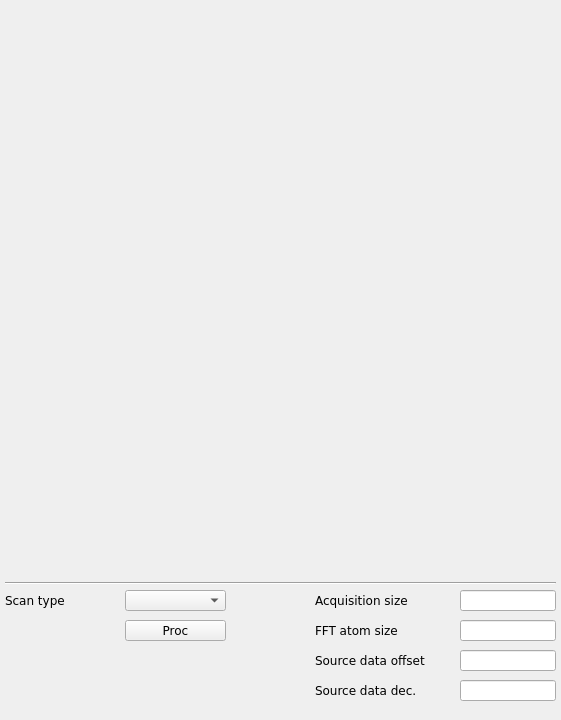
<?xml version="1.0" encoding="UTF-8"?>
<ui version="4.0">
 <class>mainWindow</class>
 <widget class="QMainWindow" name="mainWindow">
  <property name="geometry">
   <rect>
    <x>0</x>
    <y>0</y>
    <width>561</width>
    <height>720</height>
   </rect>
  </property>
  <property name="windowTitle">
   <string>FFT</string>
  </property>
  <property name="Title" stdset="0">
   <string>$(BPM)</string>
  </property>
  <widget class="QWidget" name="centralwidget">
   <widget class="Line" name="line">
    <property name="geometry">
     <rect>
      <x>5</x>
      <y>575</y>
      <width>551</width>
      <height>16</height>
     </rect>
    </property>
    <property name="orientation">
     <enum>Qt::Horizontal</enum>
    </property>
   </widget>
   <widget class="QLabel" name="label_19">
    <property name="geometry">
     <rect>
      <x>315</x>
      <y>590</y>
      <width>116</width>
      <height>20</height>
     </rect>
    </property>
    <property name="font">
     <font>
      <family>DejaVu Sans</family>
      <pointsize>9</pointsize>
     </font>
    </property>
    <property name="text">
     <string>Acquisition size</string>
    </property>
   </widget>
   <widget class="caTextEntry" name="adc_ngrp">
    <property name="geometry">
     <rect>
      <x>460</x>
      <y>590</y>
      <width>96</width>
      <height>21</height>
     </rect>
    </property>
    <property name="font">
     <font>
      <family>DejaVu Sans</family>
      <pointsize>10</pointsize>
     </font>
    </property>
    <property name="alignment">
     <set>Qt::AlignRight|Qt::AlignTrailing|Qt::AlignVCenter</set>
    </property>
    <property name="channel" stdset="0">
     <string notr="true">$(BPM):fft_peak.NGRP</string>
    </property>
    <property name="maxValue">
     <double>10000.000000000000000</double>
    </property>
    <property name="minValue">
     <double>10.000000000000000</double>
    </property>
   </widget>
   <widget class="caMenu" name="adc_scan">
    <property name="geometry">
     <rect>
      <x>125</x>
      <y>590</y>
      <width>101</width>
      <height>21</height>
     </rect>
    </property>
    <property name="font">
     <font>
      <family>DejaVu Sans</family>
      <pointsize>9</pointsize>
     </font>
    </property>
    <property name="styleSheet">
     <string notr="true"/>
    </property>
    <property name="channel" stdset="0">
     <string notr="true">$(BPM):fft_peak.SCAN</string>
    </property>
   </widget>
   <widget class="caMessageButton" name="camessagebutton">
    <property name="geometry">
     <rect>
      <x>125</x>
      <y>620</y>
      <width>101</width>
      <height>21</height>
     </rect>
    </property>
    <property name="font">
     <font>
      <family>DejaVu Sans</family>
      <pointsize>9</pointsize>
     </font>
    </property>
    <property name="text">
     <string>Proc</string>
    </property>
    <property name="flat">
     <bool>false</bool>
    </property>
    <property name="channel" stdset="0">
     <string notr="true">$(BPM):fft_peak.PROC</string>
    </property>
    <property name="background">
     <color>
      <red>254</red>
      <green>217</green>
      <blue>188</blue>
     </color>
    </property>
    <property name="pressMessage">
     <string notr="true">1</string>
    </property>
   </widget>
   <widget class="QLabel" name="label_21">
    <property name="geometry">
     <rect>
      <x>5</x>
      <y>590</y>
      <width>101</width>
      <height>20</height>
     </rect>
    </property>
    <property name="font">
     <font>
      <family>DejaVu Sans</family>
      <pointsize>9</pointsize>
     </font>
    </property>
    <property name="styleSheet">
     <string notr="true">color: rgb(0, 0, 0);</string>
    </property>
    <property name="text">
     <string>Scan type</string>
    </property>
   </widget>
   <widget class="QLabel" name="label_22">
    <property name="geometry">
     <rect>
      <x>315</x>
      <y>650</y>
      <width>121</width>
      <height>20</height>
     </rect>
    </property>
    <property name="font">
     <font>
      <family>DejaVu Sans</family>
      <pointsize>9</pointsize>
     </font>
    </property>
    <property name="text">
     <string>Source data offset</string>
    </property>
   </widget>
   <widget class="caTextEntry" name="tbtddcsynth_offs">
    <property name="geometry">
     <rect>
      <x>460</x>
      <y>650</y>
      <width>96</width>
      <height>21</height>
     </rect>
    </property>
    <property name="font">
     <font>
      <family>DejaVu Sans</family>
      <pointsize>10</pointsize>
     </font>
    </property>
    <property name="alignment">
     <set>Qt::AlignRight|Qt::AlignTrailing|Qt::AlignVCenter</set>
    </property>
    <property name="channel" stdset="0">
     <string notr="true">$(BPM):fft_peak.OFFS</string>
    </property>
    <property name="fontScaleMode">
     <enum>caLineEdit::WidthAndHeight</enum>
    </property>
   </widget>
   <widget class="caTextEntry" name="tbtddcsynth_offs_2">
    <property name="geometry">
     <rect>
      <x>460</x>
      <y>680</y>
      <width>96</width>
      <height>21</height>
     </rect>
    </property>
    <property name="font">
     <font>
      <family>DejaVu Sans</family>
      <pointsize>10</pointsize>
     </font>
    </property>
    <property name="alignment">
     <set>Qt::AlignRight|Qt::AlignTrailing|Qt::AlignVCenter</set>
    </property>
    <property name="channel" stdset="0">
     <string notr="true">$(BPM):fft_peak:request_qualifiers:decimation</string>
    </property>
    <property name="fontScaleMode">
     <enum>caLineEdit::WidthAndHeight</enum>
    </property>
   </widget>
   <widget class="caTextEntry" name="tbtddcsynth_offs_3">
    <property name="geometry">
     <rect>
      <x>460</x>
      <y>620</y>
      <width>96</width>
      <height>21</height>
     </rect>
    </property>
    <property name="font">
     <font>
      <family>DejaVu Sans</family>
      <pointsize>10</pointsize>
     </font>
    </property>
    <property name="alignment">
     <set>Qt::AlignRight|Qt::AlignTrailing|Qt::AlignVCenter</set>
    </property>
    <property name="channel" stdset="0">
     <string notr="true">$(BPM):fft_peak:request_qualifiers:window</string>
    </property>
    <property name="fontScaleMode">
     <enum>caLineEdit::WidthAndHeight</enum>
    </property>
   </widget>
   <widget class="QLabel" name="label_20">
    <property name="geometry">
     <rect>
      <x>315</x>
      <y>680</y>
      <width>131</width>
      <height>20</height>
     </rect>
    </property>
    <property name="font">
     <font>
      <family>DejaVu Sans</family>
      <pointsize>9</pointsize>
     </font>
    </property>
    <property name="text">
     <string>Source data dec.</string>
    </property>
   </widget>
   <widget class="QLabel" name="label_23">
    <property name="geometry">
     <rect>
      <x>315</x>
      <y>620</y>
      <width>121</width>
      <height>20</height>
     </rect>
    </property>
    <property name="font">
     <font>
      <family>DejaVu Sans</family>
      <pointsize>9</pointsize>
     </font>
    </property>
    <property name="text">
     <string>FFT atom size</string>
    </property>
   </widget>
   <widget class="caCartesianPlot" name="scatter">
    <property name="geometry">
     <rect>
      <x>5</x>
      <y>10</y>
      <width>546</width>
      <height>561</height>
     </rect>
    </property>
    <property name="sizePolicy">
     <sizepolicy hsizetype="MinimumExpanding" vsizetype="MinimumExpanding">
      <horstretch>0</horstretch>
      <verstretch>2</verstretch>
     </sizepolicy>
    </property>
    <property name="font">
     <font>
      <family>Sans</family>
      <pointsize>8</pointsize>
     </font>
    </property>
    <property name="styleSheet">
     <string notr="true">background-color: rgb();</string>
    </property>
    <property name="Title" stdset="0">
     <string notr="true">FFT peaks</string>
    </property>
    <property name="TitleX">
     <string notr="true">X </string>
    </property>
    <property name="TitleY">
     <string notr="true">Y</string>
    </property>
    <property name="channels_1" stdset="0">
     <string notr="true">$(BPM):fft_peak.X;$(BPM):fft_peak.Y</string>
    </property>
    <property name="Style_1">
     <enum>caCartesianPlot::NoCurve</enum>
    </property>
    <property name="symbol_1">
     <enum>caCartesianPlot::Diamond</enum>
    </property>
    <property name="color_1">
     <color>
      <red>255</red>
      <green>0</green>
      <blue>0</blue>
     </color>
    </property>
    <property name="channels_2" stdset="0">
     <string notr="true"/>
    </property>
    <property name="symbol_2">
     <enum>caCartesianPlot::Star2</enum>
    </property>
    <property name="color_2">
     <color>
      <red>0</red>
      <green>255</green>
      <blue>0</blue>
     </color>
    </property>
    <property name="channels_3" stdset="0">
     <string notr="true"/>
    </property>
    <property name="symbol_3">
     <enum>caCartesianPlot::Star1</enum>
    </property>
    <property name="color_3">
     <color>
      <red>85</red>
      <green>0</green>
      <blue>255</blue>
     </color>
    </property>
    <property name="channels_4" stdset="0">
     <string notr="true"/>
    </property>
    <property name="symbol_4">
     <enum>caCartesianPlot::Star2</enum>
    </property>
    <property name="color_4">
     <color>
      <red>122</red>
      <green>12</green>
      <blue>114</blue>
     </color>
    </property>
    <property name="plotMode">
     <enum>caCartesianPlot::PlotLastNPoints</enum>
    </property>
    <property name="countNumOrChannel" stdset="0">
     <string notr="true">100</string>
    </property>
    <property name="triggerChannel" stdset="0">
     <string notr="true"/>
    </property>
    <property name="eraseMode">
     <enum>caCartesianPlot::ifnotzero</enum>
    </property>
    <property name="foreground">
     <color alpha="0">
      <red>255</red>
      <green>255</green>
      <blue>255</blue>
     </color>
    </property>
    <property name="background">
     <color>
      <red>255</red>
      <green>255</green>
      <blue>255</blue>
     </color>
    </property>
    <property name="scaleColor">
     <color>
      <red>0</red>
      <green>0</green>
      <blue>0</blue>
     </color>
    </property>
    <property name="grid">
     <bool>true</bool>
    </property>
    <property name="gridColor">
     <color>
      <red>0</red>
      <green>0</green>
      <blue>0</blue>
     </color>
    </property>
    <property name="XaxisScaling" stdset="0">
     <enum>caCartesianPlot::Auto</enum>
    </property>
    <property name="YaxisScaling" stdset="0">
     <enum>caCartesianPlot::Auto</enum>
    </property>
    <property name="XaxisLimits">
     <string>-10000000;-10000000</string>
    </property>
    <property name="YaxisLimits">
     <string>-10000000;-10000000</string>
    </property>
   </widget>
  </widget>
 </widget>
 <customwidgets>
  <customwidget>
   <class>QwtPlot</class>
   <extends>QFrame</extends>
   <header>qwt_plot.h</header>
  </customwidget>
  <customwidget>
   <class>caMenu</class>
   <extends>QComboBox</extends>
   <header>caMenu</header>
  </customwidget>
  <customwidget>
   <class>caTextEntry</class>
   <extends>caLineEdit</extends>
   <header>caTextEntry</header>
  </customwidget>
  <customwidget>
   <class>caMessageButton</class>
   <extends>QPushButton</extends>
   <header>caMessageButton</header>
  </customwidget>
  <customwidget>
   <class>caLineEdit</class>
   <extends>QLineEdit</extends>
   <header>caLineEdit</header>
  </customwidget>
  <customwidget>
   <class>caCartesianPlot</class>
   <extends>QwtPlot</extends>
   <header>caCartesianPlot</header>
   <container>1</container>
  </customwidget>
 </customwidgets>
 <resources/>
 <connections/>
</ui>
